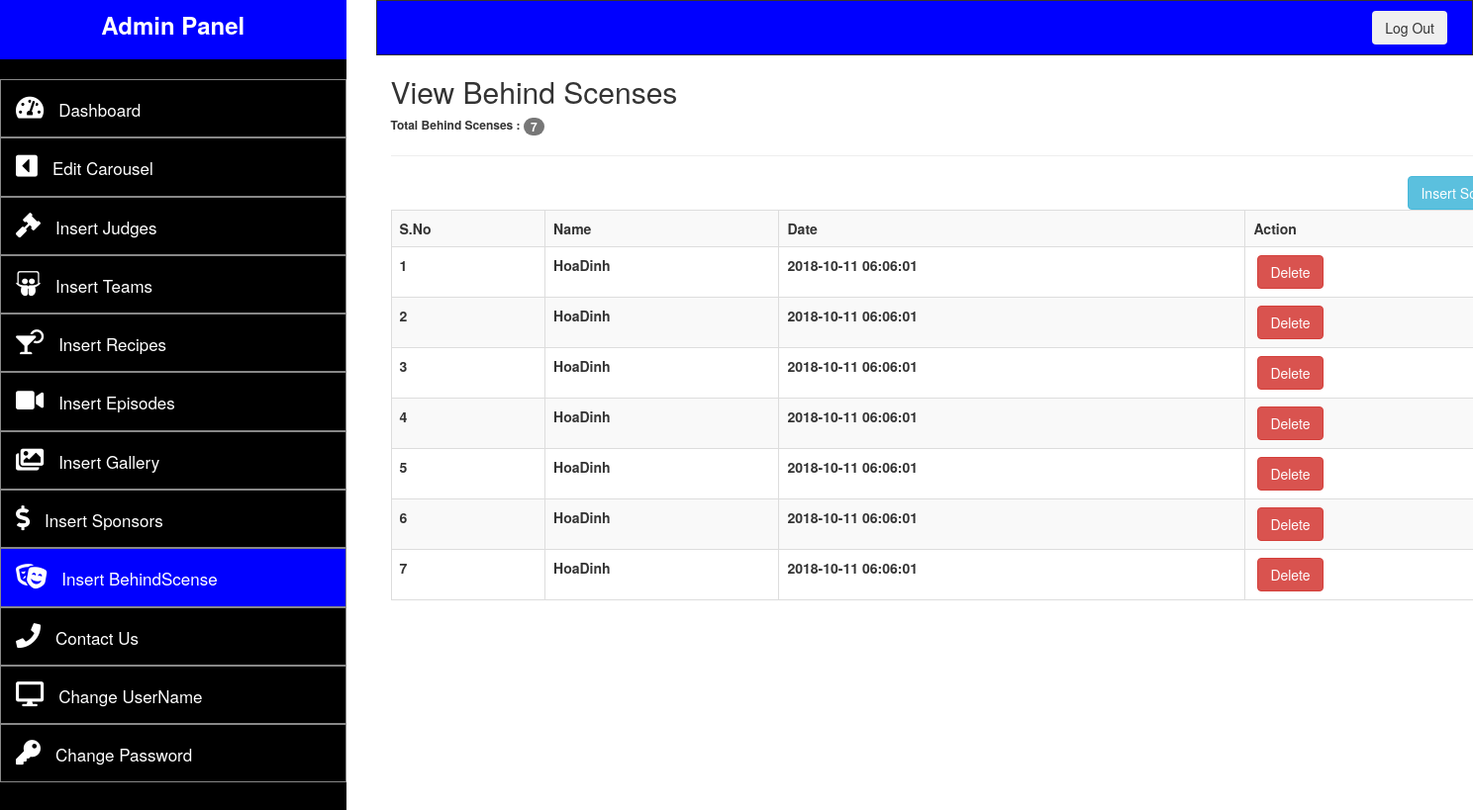
The app's page /admin/viewBehindScenses.php (signed in) with its own data.
### tables this page shows
CREATE TABLE `behindscense` (
  `id` int(10) NOT NULL,
  `name` text NOT NULL,
  `img` text NOT NULL,
  `date` timestamp NOT NULL DEFAULT CURRENT_TIMESTAMP ON UPDATE CURRENT_TIMESTAMP,
  `msg` text NOT NULL
);

### admin/viewBehindScenses.php (the view, shortened to what this page needs)
<!DOCTYPE html>
<?php
	require 'config\db.php';
	if(!isset($_SESSION['user'])){
		header("location:login.php");
	}else{
?>
<html>
<head>
		<link rel="stylesheet" href="https://maxcdn.bootstrapcdn.com/bootstrap/3.3.7/css/bootstrap.min.css">
		<link href="adminAssets\style.css" rel="stylesheet">
		<link 	rel="stylesheet"
				href="https://use.fontawesome.com/releases/v5.2.0/css/all.css"
>
</head>
<body>
	<div class="row">
		<div class="col-md-3">
			<div class="heading">
				<h3 style="text-align: center; font-weight: bold; color: white; line-height: 50px">Admin Panel</h3>
				<div class="pro">
				</div>
				<div class="menu">
					<ul>
						<li><a href="indexAdmin.php"><i class="fas fa-tachometer-alt" style="color: white; font-size: 25px; margin-right: 15px;"></i>Dashboard</a></li>
						<li><a href="viewCarousel.php"><i class="fas fa-caret-square-left" style="color: white; font-size: 25px; margin-right: 15px;"></i>Edit Carousel</a></li>
						<li><a href="viewJudges.php"><i class="fas fa-gavel" style="color: white; font-size: 25px; margin-right: 15px;"></i>Insert Judges</a></li>
						<li><a href="viewTeam.php"><i class="fab fa-slideshare" style="color: white; font-size: 25px; margin-right: 15px;"></i>Insert Teams</a></li>
						<li><a href="viewRecipes.php"><i class="fas fa-cocktail" style="color: white; font-size: 25px; margin-right: 15px;"></i>Insert Recipes</a></li>
						<li><a href="viewMedia.php"><i class="fas fa-video" style="color: white; font-size: 25px; margin-right: 15px;"></i>Insert Episodes</a></li>
						<li><a href="viewGallery.php"><i class="fas fa-images" style="color: white; font-size: 25px; margin-right: 15px;"></i>Insert Gallery</a></li>
						<li><a href="viewSponsors.php"><i class="fas fa-dollar-sign" style="color: white; font-size: 25px; margin-right: 15px;"></i>Insert Sponsors</a></li>
						<li class="active disabled"><a href="viewBehindScenses.php"><i class="fas fa-theater-masks" style="color: white; font-size: 25px; margin-right: 15px;"></i>Insert BehindScense</a></li>
						<li><a href="viewContactUs.php"><i class="fa fa-phone" style="color: white; font-size: 25px; margin-right: 15px;"></i>Contact Us</a></li>
						<li><a href="changeUser.php"><i class="fas fa-desktop" style="color: white; font-size: 25px; margin-right: 15px;"></i>Change UserName</a></li>
						<li><a href="changePass.php"><i class="fas fa-key" style="color: white; font-size: 25px; margin-right: 15px;"></i>Change Password</a></li>
					</ul>
				</div>
			</div>
		</div>
		<div class="col-md-9">
			<div class="container-fluid" style="background: blue; border: 1px solid;">
				<form action="logout.php">
					<button class= "btn btn-purple" style="float: right; margin: 10px">Log Out</button>
				</form>
			</div>
			<div class="container" style="background: #FFF;">
			<?php
			$judge_query = "SELECT * FROM behindscense
									ORDER BY id DESC";
			$connect_judge_query = mysqli_query($conn, $judge_query);
			$count_rows = mysqli_num_rows($connect_judge_query);
			$number_of_items = 1;
			?>
				<h2>View Behind Scenses</h2>
				<h6 style="font-weight: bold">Total Behind Scenses : <span class="badge"><?php echo $count_rows; ?></span></h6>
				<hr>
				<a href="insertBehindScense.php" class="btn btn-info" style="float:right">Insert Scense</a>
					<table class="table table-hover table-striped table-bordered">
						<tr>
							<th>S.No</th>
							<th>Name</th>
							<th>Date</th>
							<th>Action</th>
						</tr>
			<?php
			if($count_rows > 0){
				while($get_each_row = mysqli_fetch_array($connect_judge_query)){
					$id_of_judge = $get_each_row['id'];
					$name_of_judge = $get_each_row['name'];
					$date_judge = $get_each_row['date'];
			?>
						<tr>
							<th><?php echo $number_of_items++; ?></th>
							<th><?php echo $name_of_judge; ?></th>
							<th><?php echo $date_judge; ?></th>
							<th>&nbsp;<a href="deleteBehindScense.php?id=<?php echo $id_of_judge; ?>" class="btn btn-danger">Delete</a></th>
						</tr>
			<?php
				}
			}
			?>
					</table>
				</div>
			</div>
		</div>
</body>
</html>
<?php } ?>

### admin/adminAssets/style.css (style rules this page uses)
.active { background: blue; }
.heading { background: blue; height: 60px; margin-top: -20px; }
.pro { background: black; padding: 10px; }
.menu { background: black; height: 800px; }
.menu >ul>li { border: 1px solid #888; margin-left: -40px; padding: 15px; }
.menu >ul>li>a { color: white; font-size: 17px; }
.btn-purple { background: #d03cf; }

### records on screen
behindscense: name "HoaDinh", date "2018-10-11 06:06:01"
behindscense: name "HoaDinh", date "2018-10-11 06:06:01"
behindscense: name "HoaDinh", date "2018-10-11 06:06:01"
behindscense: name "HoaDinh", date "2018-10-11 06:06:01"
behindscense: name "HoaDinh", date "2018-10-11 06:06:01"
behindscense: name "HoaDinh", date "2018-10-11 06:06:01"
behindscense: name "HoaDinh", date "2018-10-11 06:06:01"

### other values on screen
$count_rows "7"
